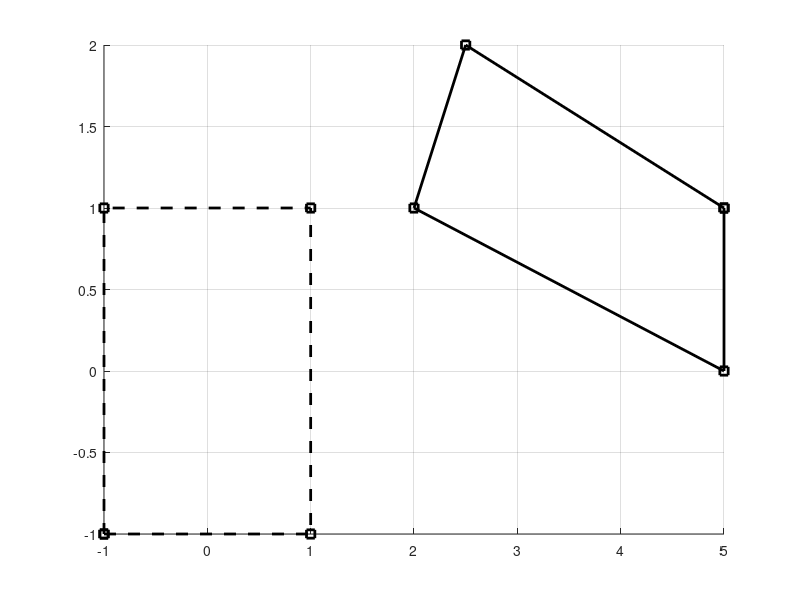

Here is the MATLAB script that generated this plot: (Note: this script raises an error after producing the figure.)
close all
addpath functions

figure, hold on, grid on

xr = [-1 +1 +1 -1];
yr = [-1 -1 +1 +1];
plot(xr([1:end 1]),yr([1:end 1]),'--sk','linewidth',2)


xe = [5 5   2   2.5];
ye = [1 0   1   2];
plot(xe([1:end 1]),ye([1:end 1]),'-sk','linewidth',2)

xk = find_GLL_nodes(3);
[XK,YK] = meshgrid(xk,xk);
[XEK,YEK,J,M] = affine_transform(xe,ye,XK,YK);

plot(XEK,YEK,'^r')
plot(XK,YK,'vr');
axis equal

rmpath functions